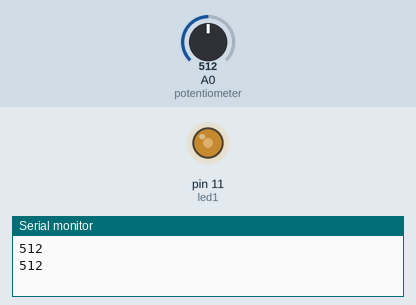
This sketch was run on a simulated Arduino Uno, built with avr-gcc and run on an emulated ATmega328P. Parts: output pins drawn as LEDs (lit = HIGH), the last lines printed to the serial monitor. The inputs (shaded band) are chosen by the test bench; at power-on: A0 (potentiometer) = 512.

Above: at 1.5 s.
1.6 s: A0 (potentiometer) set to 716
At 4.2 s:
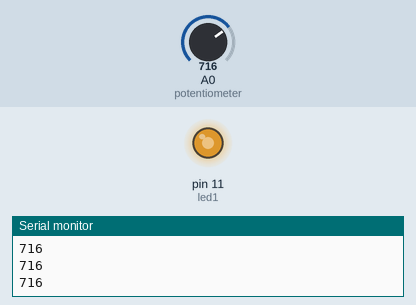
4.5 s: A0 (potentiometer) set to 900
At 6.4 s:
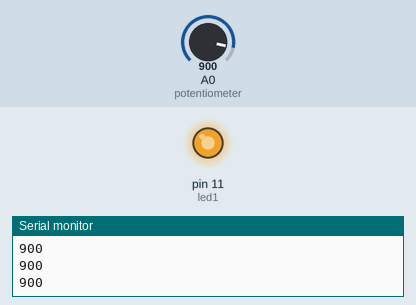
6.7 s: A0 (potentiometer) set to 122
At 8.7 s:
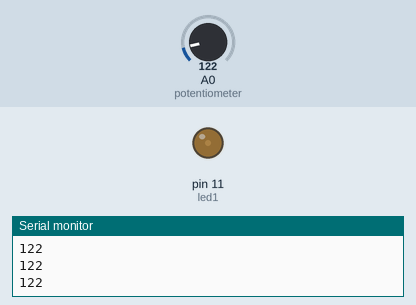
9.0 s: A0 (potentiometer) set to 511
At 11.2 s:
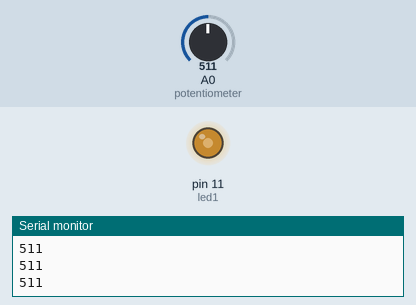
Timing chart, 0 to 12.2 s (numbered marks = the images above; inputs shaded):
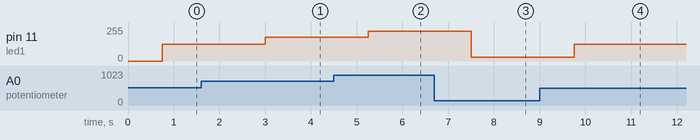

The sketch:

cindellalizzy.ino
```cpp
int potentiometer=A0;
int led1=11;

void setup() {
  // put your setup code here, to run once:
pinMode(potentiometer,INPUT);
pinMode(led1,OUTPUT);
Serial.begin(9600);
}

void loop() {
  // put your main code here, to run repeatedly:
int potValue=analogRead(potentiometer);
Serial.println(potValue);
delay(750);
int mappedValue=map(potValue,0,1023,0,255);
analogWrite(11, mappedValue);

}
\
```

Measured:
- after the input at 1.6 s, pin 11 (led1): 127/255 → 178/255 after 1.4 s
- after the input at 4.5 s, pin 11 (led1): 178/255 → 224/255 after 0.75 s
- after the input at 6.7 s, pin 11 (led1): 224/255 → 30/255 after 0.80 s
- after the input at 9.0 s, pin 11 (led1): 30/255 → 127/255 after 0.75 s
